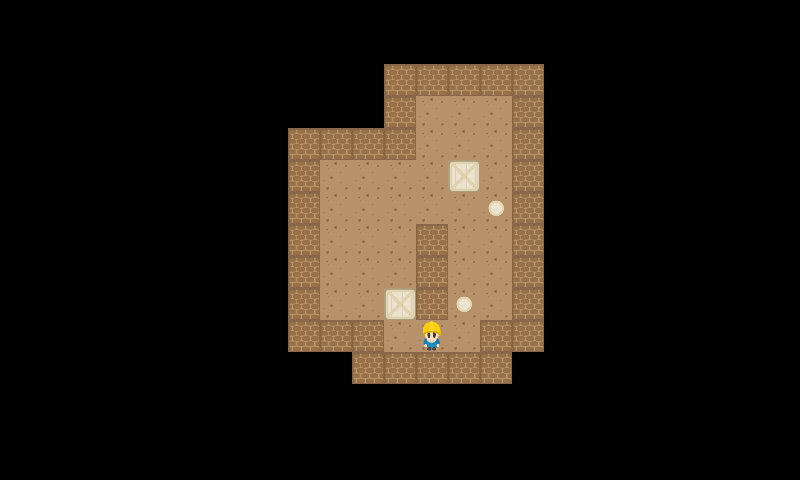

Below is a game level as drawn by its tile map, then a one-line description and the .tmx that defines it (tile-layer data replaced by summaries):
An orthogonal 25x15 tile map with 32x32 px tiles, 2 tile layers (StaticMap, Objetos).

<map version="1.4" tiledversion="1.4.3" orientation="orthogonal" renderorder="right-down" width="25" height="15" tilewidth="32" tileheight="32" infinite="0" nextlayerid="3" nextobjectid="1">
 <tileset firstgid="1" name="Tileset" tilewidth="32" tileheight="32" tilecount="36" columns="6">
  <image source="Tileset.png" width="192" height="192" />
  <tile id="0">
   <properties>
    <property name="tipo" value="pared" />
   </properties>
  </tile>
  <tile id="6">
   <properties>
    <property name="tipo" value="pared" />
   </properties>
  </tile>
  <tile id="8">
   <properties>
    <property name="color" value="purple" />
    <property name="tipo" value="endPoint" />
   </properties>
  </tile>
  <tile id="9">
   <properties>
    <property name="color" value="gray" />
    <property name="tipo" value="endPoint" />
   </properties>
  </tile>
  <tile id="10">
   <properties>
    <property name="color" value="brown" />
    <property name="tipo" value="endPoint" />
   </properties>
  </tile>
  <tile id="11">
   <properties>
    <property name="color" value="blue" />
    <property name="tipo" value="endPoint" />
   </properties>
  </tile>
  <tile id="12">
   <properties>
    <property name="tipo" value="pared" />
   </properties>
  </tile>
  <tile id="14">
   <properties>
    <property name="color" value="black" />
    <property name="tipo" value="endPoint" />
   </properties>
  </tile>
  <tile id="15">
   <properties>
    <property name="color" value="purple" />
    <property name="tipo" value="caja" />
   </properties>
  </tile>
  <tile id="16">
   <properties>
    <property name="color" value="gray" />
    <property name="tipo" value="caja" />
   </properties>
  </tile>
  <tile id="17">
   <properties>
    <property name="color" value="brown" />
    <property name="tipo" value="caja" />
   </properties>
  </tile>
  <tile id="18">
   <properties>
    <property name="tipo" value="pared" />
   </properties>
  </tile>
  <tile id="20">
   <properties>
    <property name="color" value="beige" />
    <property name="tipo" value="endPoint" />
   </properties>
  </tile>
  <tile id="21">
   <properties>
    <property name="color" value="blue" />
    <property name="tipo" value="caja" />
   </properties>
  </tile>
  <tile id="22">
   <properties>
    <property name="tipo" value="startPoint" />
   </properties>
  </tile>
  <tile id="24">
   <properties>
    <property name="tipo" value="pared" />
   </properties>
  </tile>
  <tile id="25">
   <properties>
    <property name="color" value="yellow" />
    <property name="tipo" value="endPoint" />
   </properties>
  </tile>
  <tile id="26">
   <properties>
    <property name="color" value="yellow" />
    <property name="tipo" value="caja" />
   </properties>
  </tile>
  <tile id="27">
   <properties>
    <property name="color" value="black" />
    <property name="tipo" value="caja" />
   </properties>
  </tile>
  <tile id="30">
   <properties>
    <property name="tipo" value="pared" />
   </properties>
  </tile>
  <tile id="31">
   <properties>
    <property name="color" value="red" />
    <property name="tipo" value="endPoint" />
   </properties>
  </tile>
  <tile id="32">
   <properties>
    <property name="color" value="red" />
    <property name="tipo" value="caja" />
   </properties>
  </tile>
  <tile id="33">
   <properties>
    <property name="color" value="beige" />
    <property name="tipo" value="caja" />
   </properties>
  </tile>
  <tile id="34">
   <properties>
    <property name="box" value="beige" />
   </properties>
  </tile>
 </tileset>
 <layer id="1" name="StaticMap" width="25" height="15">
  <data>[375 cells, 71 non-empty, 2 distinct tile ids]</data>
 </layer>
 <layer id="2" name="Objetos" width="25" height="15">
  <data>[375 cells, 5 non-empty, 3 distinct tile ids]</data>
 </layer>
</map>
